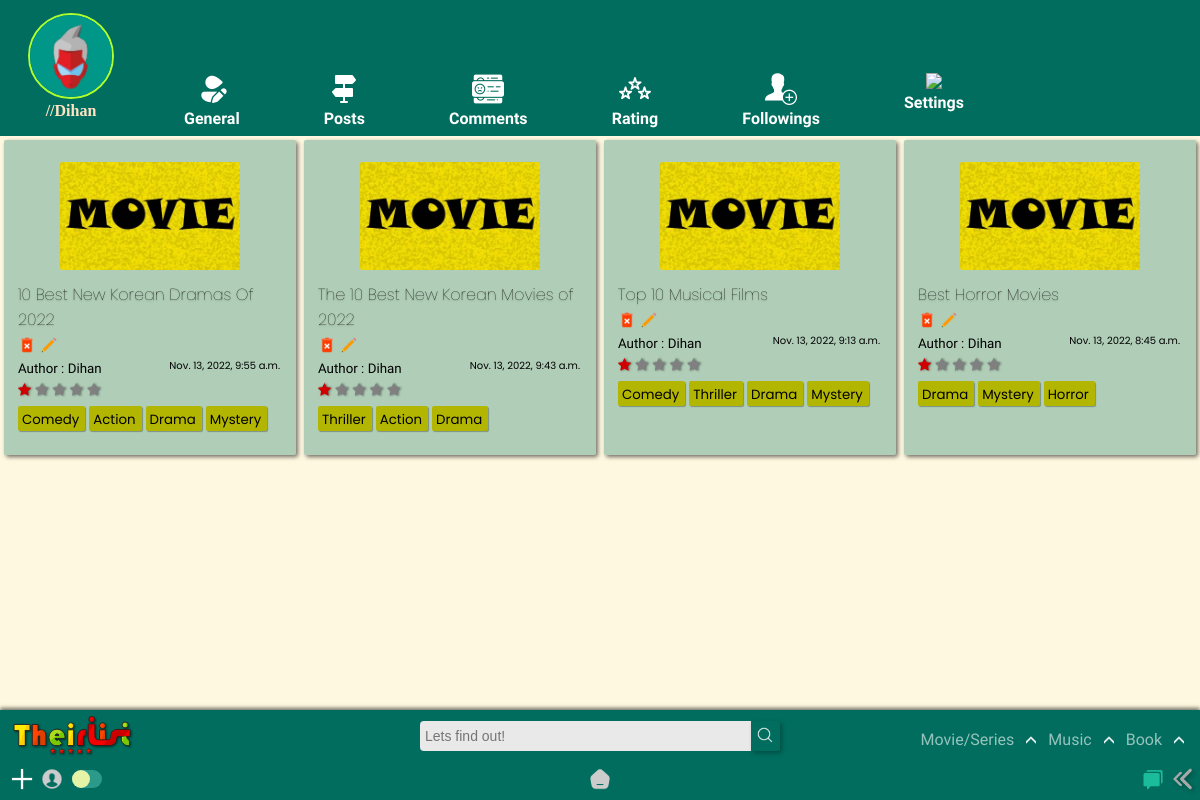
The page /home/userposts/ (signed in) on the database as committed earlier.
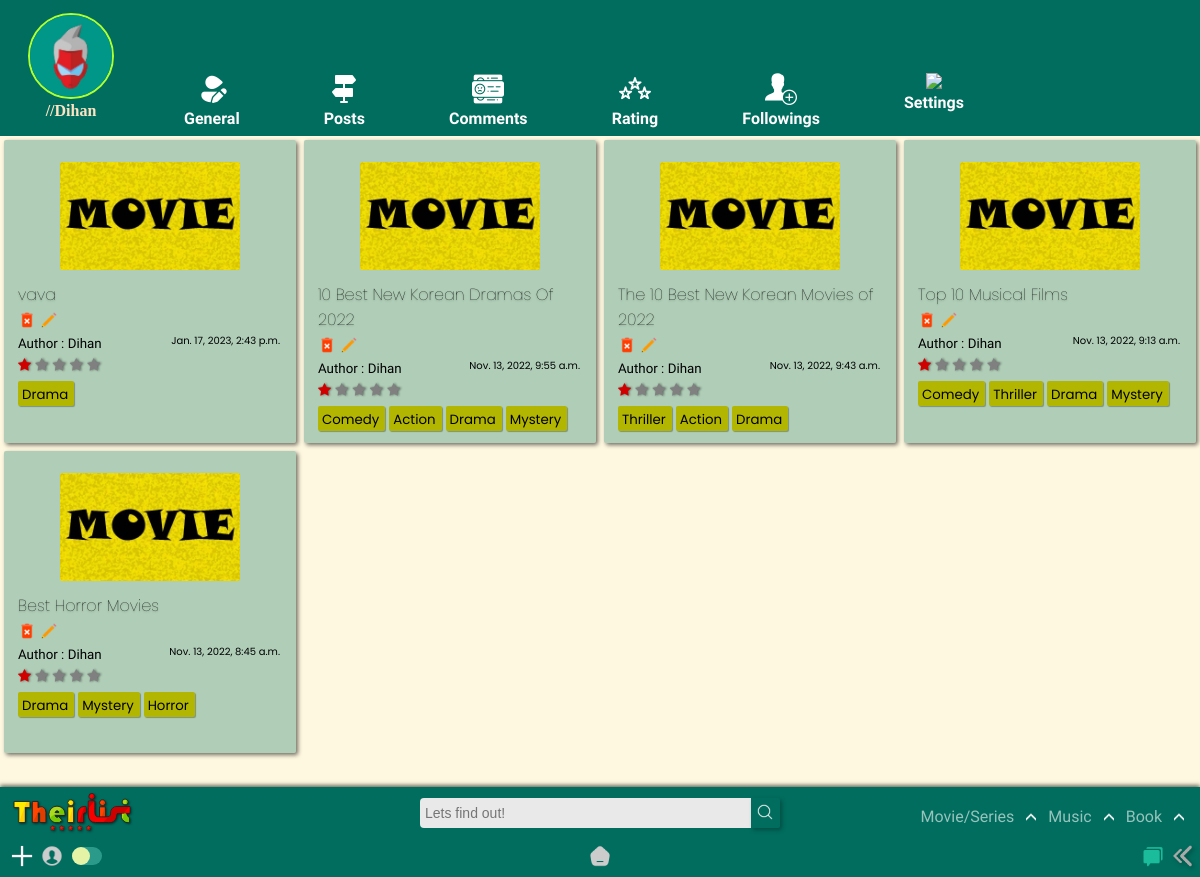
The same page on the database as committed later.
### app/models.py (models this page shows, shortened)
class List(models.Model):
    title = models.CharField(max_length=120)
    genre = models.ManyToManyField('Genre',blank=True)
    creator = models.ForeignKey(User,on_delete=models.SET_NULL,blank=True, null=True)
    posted = models.DateTimeField(default=now)
    content = RichTextField(null=True,default=' ')
    type = models.CharField(max_length=10,default="Movie")
    spoiler_choices = [(False, 'No'),(True, 'Yes')]
    spoiler = models.BooleanField(default=False,null=True, choices = spoiler_choices)
    slug = models.SlugField(max_length= 300,null=True, blank = True, unique=True)

class Genre(models.Model):
    name = models.CharField(max_length=150)
    def __str__(self):
        return self.name

### app/views.py (the view)
# urls.py: path('userposts/',views.userpost,name='userposts'),
def userpost(request):
    movie = List.objects.filter(posted__gte=timezone.now() - timedelta(days=5000)).all().order_by("-id")
    music = MusicList.objects.filter(posted__gte=timezone.now() - timedelta(days=5000)).all().order_by("-id")
    book = BookList.objects.filter(posted__gte=timezone.now() - timedelta(days=5000)).all().order_by("-id")
    allPosts = list(movie)
    allPostsmusic = list(music)
    allPostsbook = list(book)
    params = {'allPosts' : allPosts, 'allPostsmusic' : allPostsmusic, 'allPostsbook' : allPostsbook}
    return render(request, 'app/userposts.html', params)

### templates/app/userposts.html (shortened to what this page needs)
{% extends "app/edit_prof_base.html" %}
{% load static %}
{% block profile %}
<div class="title">
    <div class="contain-sec movie-contain main-sec" id="contain-sec">
        {% for lola in allPosts %}
        {% if lola.creator.id == user.id %}
        <div class="elements">
          <div class="thumb">
            <img src="{% static 'app/images/movie-poster.jpg' %}" width="100px" />
          </div>
          <div class="Title">
            <a href="{% url 'app:list_detail' lola.slug %}"><h4 class="tit">{{lola.title}}</h4></a>
            {% if user.id == lola.creator.id %}
            <a href="{% url 'app:delete_movie' lola.slug %}"><img src ="{% static 'app/images/delete.png' %}"></a>
            <a href="{% url 'app:update_list' lola.slug %}"><img src ="{% static 'app/images/edit.png' %}"></a>
            {% else %}
            <img src ="{% static 'app/images/delete-dis.png' %}">
            <img src ="{% static 'app/images/edit-dis.png' %}">
            {% endif %}
          </div>
          <div class="Author">
            <small>Author : {{lola.creator.username}}<span>{{lola.posted}}</span></small>
          </div>
          <div class="rating">
            <span class="star-headline">
            <span class="fa fa-star checked"></span>
            <span class="fa fa-star"></span>
            <span class="fa fa-star"></span>
            <span class="fa fa-star"></span>
            <span class="fa fa-star"></span>
            </span>
          </div>
            {% for tag in lola.genre.all %}
            <div class="Genre">
              <a href="{% url 'app:film' query=tag %}">
                <small>{{ tag }}</small>
              </a>
            </div>
              {% empty %}
              No tags!
            {% endfor %}
        </div>
        {% endif %}
        {% endfor %}
</div>
{% endblock %}

Rows that differ between the two databases and show on the page:
added List: title "vava", creator.username "Dihan", posted "Jan. 17, 2023, 2:43 p.m.", Genre (name "Drama")
